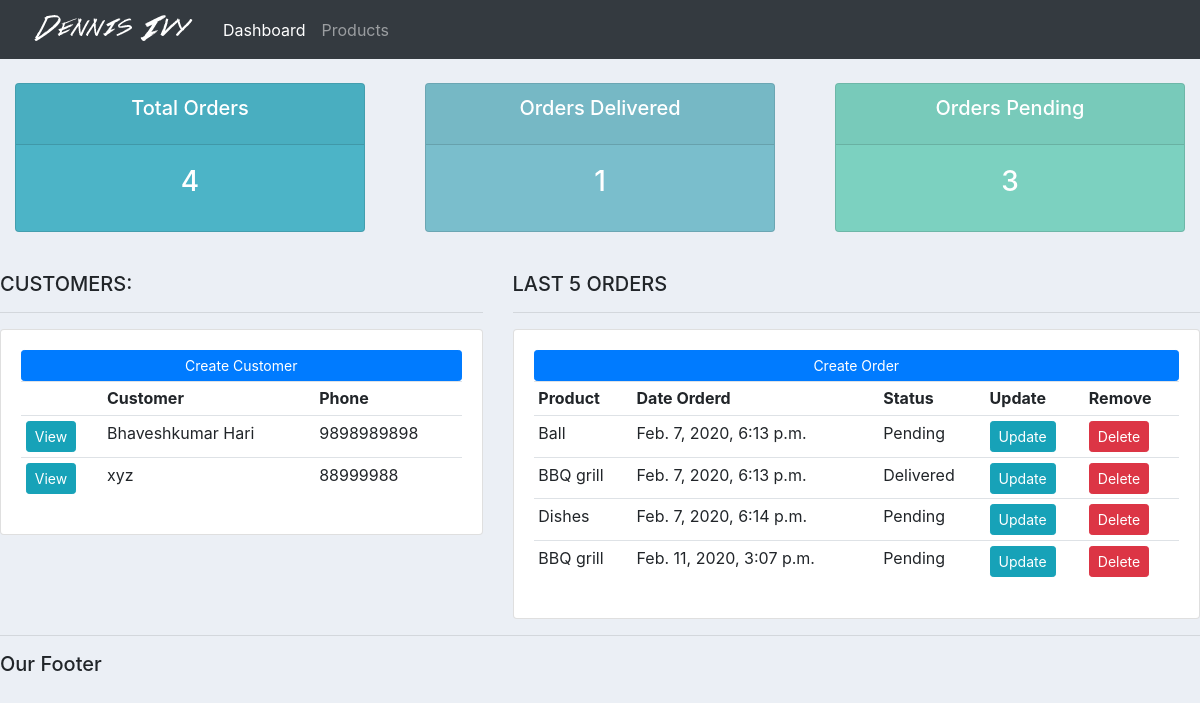
The page / on the database its author committed.
### accounts/models.py (models this page shows, shortened)
class Customer(models.Model):
    name = models.CharField(max_length=200, null=True)
    phone = models.CharField(max_length=200, null=True)
    email = models.CharField(max_length=200, null=True)
    date_created = models.DateTimeField(auto_now_add=True, null=True)

class Order(models.Model):
    STATUS = (
        ('Pending', 'Pending'),
        ('Out for delivery', 'Out for delivery'),
        ('Delivered', 'Delivered')
    )
    customer = models.ForeignKey(Customer, null=True, on_delete = models.SET_NULL)
    product = models.ForeignKey(Product, null=True, on_delete = models.SET_NULL)
    date_created = models.DateTimeField(auto_now_add=True, null=True)
    status = models.CharField(max_length=200, null=True, choices=STATUS)

class Product(models.Model):
    CATEGORY = (
        ('Indoor', 'Indoor'),
        ('Out Door', 'Out Door'),
    )
    name = models.CharField(max_length=200, null=True)
    price = models.FloatField(null=True)
    category = models.CharField(max_length=200, null=True, choices=CATEGORY)
    description = models.CharField(max_length=200, null=True, blank=True)
    date_created = models.DateTimeField(auto_now_add=True, null=True)
    tags = models.ManyToManyField(Tag)
    def __str__(self):
        return self.name

### accounts/views.py (the view)
# urls.py: path('', views.home, name="home"),
def home(request):
    orders = Order.objects.all()
    customers = Customer.objects.all()
    total_customers = customers.count()
    total_orders = orders.count()
    delivered = orders.filter(status='Delivered').count()
    pending = orders.filter(status='Pending').count()
    context = {'orders':orders, 'customers':customers,
    'total_orders':total_orders, 'delivered':delivered,
    'pending':pending}
    return render(request, 'accounts/dashboard.html', context)

### accounts/templates/accounts/dashboard.html
{%  extends 'accounts/main.html' %}
{% block content %}
{%  include 'accounts/status.html' %}
<br>
<div class="row">
	<div class="col-md-5">
		<h5>CUSTOMERS:</h5>
		<hr>
		<div class="card card-body">
			<a class="btn btn-primary  btn-sm btn-block" href="">Create Customer</a>
			<table class="table table-sm">
				<tr>
					<th></th>
					<th>Customer</th>
					<th>Phone</th>
				</tr>
				{% for customer in customers %}
					<tr>
						<td><a class="btn btn-sm btn-info" href="{% url 'customer' customer.id %}">View</a></td>
						<td>{{ customer.name }}</td>
						<td>{{ customer.phone }}</td>
					</tr>
				{% endfor %}
			</table>
		</div>
	</div>
	<div class="col-md-7">
		<h5>LAST 5 ORDERS</h5>
		<hr>
		<div class="card card-body">
			<a class="btn btn-primary  btn-sm btn-block" href="{% url 'create_order' %}">Create Order</a>
			<table class="table table-sm">
				<tr>
					<th>Product</th>
					<th>Date Orderd</th>
					<th>Status</th>
					<th>Update</th>
					<th>Remove</th>
				</tr>
				{% for orders in orders %}
					<tr>
						<td>{{ orders.product }}</td>
						<td>{{ orders.date_created }}</td>
						<td>{{ orders.status }}</td>
						<td><a class="btn btn-sm btn-info" href="">Update</a></td>
						<td><a class="btn btn-sm btn-danger" href="">Delete</a></td>
					</tr>
				{% endfor %}
			</table>
		</div>
	</div>
</div>
{% endblock %}

### static/css/main.css (style rules this page uses)
body { background-color: #ebeff5; }

### rows shown on the page
Customer: name "Bhaveshkumar Hari", phone "9898989898"
Customer: name "xyz", phone "88999988"
Order: product "Ball", date_created "Feb. 7, 2020, 6:13 p.m.", status "Pending"
Order: product "BBQ grill", date_created "Feb. 7, 2020, 6:13 p.m.", status "Delivered"
Order: product "Dishes", date_created "Feb. 7, 2020, 6:14 p.m.", status "Pending"
Order: product "BBQ grill", date_created "Feb. 11, 2020, 3:07 p.m.", status "Pending"

### other values the page prints
{{ total_orders }} "4"
{{ delivered }} "1"
{{ pending }} "3"
